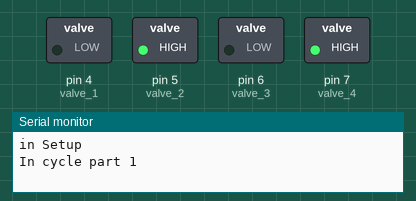
This sketch was run on a simulated Arduino Uno, built with avr-gcc and run on an emulated ATmega328P. Parts: switched loads named in the sketch (green lamp = pin HIGH), the last lines printed to the serial monitor.

Above: at 2.0 s.
At 6.0 s:
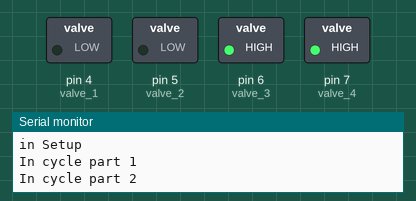
At 10.0 s:
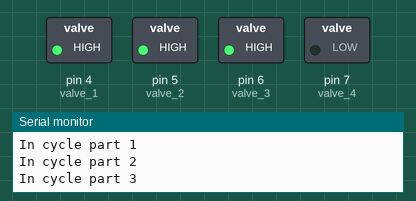
At 14.0 s:
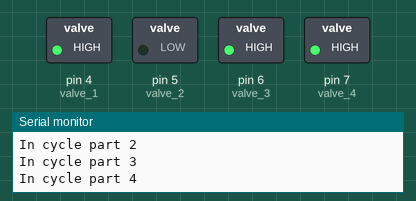
Timing chart, 0 to 20.8 s (numbered marks = the images above):
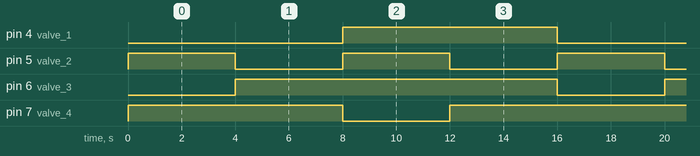

Measured:
- by itself, pin 4 (valve_1): alternates HIGH for 8.0 s and LOW for 8.0 s
- by itself, pin 5 (valve_2): alternates HIGH for 4.0 s and LOW for 4.0 s
- by itself, pin 6 (valve_3): alternates HIGH for 12.0 s and LOW for 4.0 s
- by itself, pin 7 (valve_4): repeats every 16.0 s: LOW 4.0 s, HIGH 12.0 s

The sketch:

arduino_capstone.ino
```cpp
#include <SPI.h>
#include <Wire.h>
//#include <Adafruit_ADS1015.h>
#include <EEPROM.h>
//Referring to code from: https://github.com/ejlabs/arduino-nitrox-analyzer


 int firstTime; // how long since the button was first pressed

//Cycle Time Variables
bool initialization = true;
const int vacuum_time = 4; //How long vacuum is held during regeneration period
const int blowdown_time = 4; //How long blowdown is held during regeneration period

int secs_held;

const int total_cycle_time =  2 * (vacuum_time + blowdown_time);
double cur_cycle_time;

int cur_state = 0;

//Valve Pins
const int valve_1 = 4;
const int valve_2 = 5;
const int valve_3 = 6;
const int valve_4 = 7;

float pt1_reading;
float pt2_reading;

//Sensor pins - Analog input
//Adafruit_ADS1115 ads(0x48);
const int pt1_pin = A1;
const int pt2_pin = A2;

//Sensor value modifiers
float PT_multiplier = 0.0977F;

void setup()
{
  //Set Amplifier Gain
  //ads.begin(); // ads1115 start
  //ads.setGain(GAIN_SIXTEEN);
  Serial.begin(9600);
  pinMode(valve_1, OUTPUT);
  pinMode(valve_2, OUTPUT);
  pinMode(valve_3, OUTPUT);
  pinMode(valve_4, OUTPUT);

  firstTime = millis();

  Serial.println("in Setup");


}

void loop()
{

  //cur_cycle_time = secs_held % total_cycle_time;
  cur_cycle_time = (millis() / 1000) % total_cycle_time;
  //Serial.print("cur cycle time: "); Serial.print(cur_cycle_time); Serial.print(" of "); Serial.println(total_cycle_time);
  //Serial.print("Cur State: "); Serial.println(cur_state);

    if (cur_cycle_time < 4) {
      //Set state to state 1 if not already (Right Vacuum Regen)
      if (cur_state != 1) {
        Serial.println("In cycle part 1");
        //Tube A goes to buffer, Tube B is vacuumed
        digitalWrite(valve_1, LOW);
        digitalWrite(valve_2, HIGH);
        digitalWrite(valve_3, LOW);
        digitalWrite(valve_4, HIGH);
        cur_state = 1;
      }
      return;
    }
    if (cur_cycle_time < 8) {
      //Set state to state 2 if not already (Right Blowdown Regen)
      if (cur_state != 2) {
        Serial.println("In cycle part 2");
        //Tube A opens
        digitalWrite(valve_1, LOW);
        digitalWrite(valve_2, LOW);
        digitalWrite(valve_3, HIGH);
        digitalWrite(valve_4, HIGH);
        cur_state = 2;
      }
      return;
    }

        if (cur_cycle_time < 12) {
      //Set state to state 2 if not already (Right Blowdown Regen)
      if (cur_state != 3) {
        Serial.println("In cycle part 3");
        digitalWrite(valve_1, HIGH);
        digitalWrite(valve_2, HIGH);
        digitalWrite(valve_3, HIGH);
        digitalWrite(valve_4, LOW);
        cur_state = 3;
      }
      return;
    }

    else {
      if (cur_state != 4) {
        Serial.println("In cycle part 4");
        digitalWrite(valve_1, HIGH);
        digitalWrite(valve_2, LOW);
        digitalWrite(valve_3, HIGH);
        digitalWrite(valve_4, HIGH);
        cur_state = 4;
      }
      return;
    }


}
```
